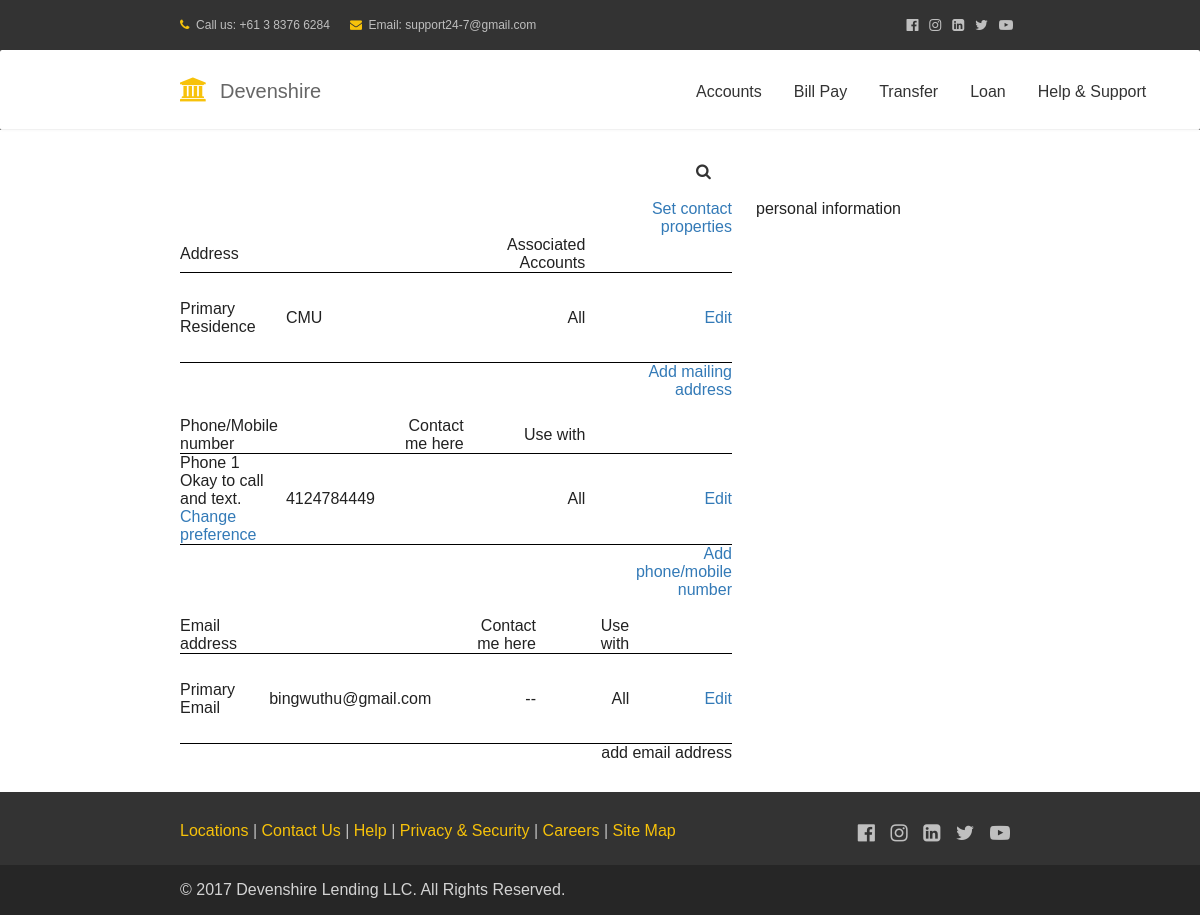
Page /profile/ (signed in) on the committed database.
### registration/models.py (models this page shows, shortened)
class TimeStampedModel(models.Model):
    created = models.DateTimeField(auto_now_add=True)
    modified = models.DateTimeField(auto_now=True)
    class Meta:
        abstract = True

class Profile(TimeStampedModel):
    user = models.OneToOneField(User, on_delete=models.CASCADE, related_name='profile')
    last_name = models.CharField(max_length=20, blank=False)
    first_name = models.CharField(max_length=20, blank=False)
    middle_name = models.CharField(max_length=20, blank=True, null=True)
    email = models.EmailField(max_length=32, blank=False)
    phone = models.CharField(max_length=32, blank=False)
    address = models.CharField(max_length=150, blank=False)
    date_of_birth = models.DateField(blank=False)
    GENDER_CHOICES = (
        ('M', 'Male'),
        ('F', 'Female'),
    )
    gender = models.CharField(max_length=1, choices=GENDER_CHOICES, blank=False)
    ssn = models.CharField(max_length=9, blank=False)
    USER_CHOICES = (
        ('C', 'client'),
        ('E', 'employee'),
    )
    type = models.CharField(max_length=1, choices=USER_CHOICES, blank=False)

### registration/views.py (the view)
# urls.py: url(r'^profile/$', views.profile, name="profile"),
@login_required
def profile(request):
    errors = []
    context = {}
    user = request.user
    try:
        user_profile = Profile.objects.get(user=user)
        context['profile'] = user_profile
    except:
        errors.append('No such profile')
    context['message'] = errors
    profile = user.profile
    context['first_name'] = profile.first_name
    context['last_name'] = profile.last_name
    context['middle_name'] = profile.middle_name
    context['email'] = profile.email
    context['phone'] = profile.phone
    context['address'] = profile.address
    context['dob'] = profile.date_of_birth
    context['gender'] = profile.gender
    context['ssn'] = profile.ssn
    return render(request, 'profile.html', context)

### registration/templates/profile.html
{% extends 'base.html' %}
{% block content %}
    <section style="margin-top:200px;" class="flat-row pd-contact-v1">
                <div class="container">
                    <div class="row">
                        <div class="col s8">
                            <table style = "width:100%; ">
                                <tr>
                                    <td width="15%" style="vertical-align: middle;"></td>
                                    <td width="20%" style="vertical-align: middle;"></td>
                                    <td width="15%" style="vertical-align: middle;"></td>
                                    <td width="25%" style="vertical-align: middle;"></td>
                                    <td width="20%" style="text-align: right;"><a href="#" style="color: #337ab7">Set contact properties</a></td>
                                </tr>
                                <tr style = "border-bottom:1pt solid black;">
                                    <td width="15%" style="vertical-align: middle;"><b>Address</b></td>
                                    <td width="20%" style="vertical-align: middle;"></td>
                                    <td width="15%" style="vertical-align: middle;"></td>
                                    <td width="25%" style="vertical-align: middle;"><b>Associated Accounts</b></td>
                                    <td width="20%" style="vertical-align: middle;"></td>
                                </tr>
                                <tr style = "border-bottom:1pt solid black; height: 90px">
                                    <td width="15%" style="vertical-align: middle;">Primary Residence</td>
                                    <td width="20%" style="vertical-align: middle;">{{ address }}</td>
                                    <td width="15%" style="vertical-align: middle;"></td>
                                    <td width="25%" style="vertical-align: middle;">All</td>
                                    <td width="20%" style="vertical-align: middle; text-align: right;"><a href="#" style="color: #337ab7">Edit</a></td>
                                </tr>
                                <tr>
                                    <td width="15%" style="vertical-align: middle;"></td>
                                    <td width="20%" style="vertical-align: middle;"></td>
                                    <td width="15%" style="vertical-align: middle;"></td>
                                    <td width="25%" style="vertical-align: middle;"></td>
                                    <td width="20%" style="text-align: right;"><a href="#" style="color: #337ab7">Add mailing address</a></td>
                                </tr>
                                <tr>
                                    <td width="15%" style="vertical-align: middle;">&nbsp;</td>
                                    <td width="20%" style="vertical-align: middle;">&nbsp;</td>
                                    <td width="15%" style="vertical-align: middle;">&nbsp;</td>
                                    <td width="25%" style="vertical-align: middle;">&nbsp;</td>
                                    <td width="20%" style="text-align: right;">&nbsp;</td>
                                </tr>
                                <tr style = "border-bottom:1pt solid black;">
                                    <td width="15%" style="vertical-align: middle;"><b>Phone/Mobile number</b></td>
                                    <td width="20%" style="vertical-align: middle;"></td>
                                    <td width="15%" style="vertical-align: middle;"><b>Contact me here</b></td>
                                    <td width="25%" style="vertical-align: middle;"><b>Use with</b></td>
                                    <td width="20%" style="vertical-align: middle;"></td>
                                </tr>
                                <tr>
                                    <td width="15%" style="vertical-align: middle;"><b>Phone 1</b></td>
                                    <td width="20%" style="vertical-align: middle;" rowspan="3">{{ phone }}</td>
                                    <td width="15%" style="vertical-align: middle;" rowspan="3"></td>
                                    <td width="25%" style="vertical-align: middle;" rowspan="3">All</td>
                                    <td width="20%" style="vertical-align: middle; text-align: right;" rowspan="3"><a href="#" style="color: #337ab7">Edit</a></td>
                                </tr>
                                <tr>
                                    <td width="15%" style="vertical-align: middle;">Okay to call and text.</td>
                                </tr>
                                <tr>
                                    <td width="15%" style="vertical-align: middle;"><a href="#" style="color: #337ab7">Change preference</a>
                                </tr>
                                <tr style = "border-top:1pt solid black;">
                                    <td width="15%" style="vertical-align: middle;"></td>
                                    <td width="20%" style="vertical-align: middle;"></td>
                                    <td width="15%" style="vertical-align: middle;"></td>
                                    <td width="25%" style="vertical-align: middle;"></td>
                                    <td width="20%" style="text-align: right;"><a href="#" style="color: #337ab7">Add phone/mobile number</a></td>
                                </tr>
                                <tr>
                                    <td width="15%" style="vertical-align: middle;">&nbsp;</td>
                                    <td width="20%" style="vertical-align: middle;">&nbsp;</td>
                                    <td width="15%" style="vertical-align: middle;">&nbsp;</td>
                                    <td width="25%" style="vertical-align: middle;">&nbsp;</td>
                                    <td width="20%" style="text-align: right;">&nbsp;</td>
                                </tr>
                            </table>
                            <table>
                                <tr style = "border-bottom:1pt solid black;">
                                    <td width="15%" style="vertical-align: middle;"><b>Email address</b></td>
                                    <td width="20%" style="vertical-align: middle;"></td>
                                    <td width="15%" style="vertical-align: middle;"><b>Contact me here</b></td>
                                    <td width="25%" style="vertical-align: middle;"><b>Use with</b></td>
                                    <td width="20%" style="vertical-align: middle;"></td>
                                </tr>
                                <tr style = "border-bottom:1pt solid black; height: 90px">
                                    <td width="15%" style="vertical-align: middle;"><b>Primary Email</b></td>
                                    <td width="20%" style="vertical-align: middle;">{{ email }}</td>
                                    <td width="15%" style="vertical-align: middle;">--</td>
                                    <td width="25%" style="vertical-align: middle;">All</td>
                                    <td width="20%" style="vertical-align: middle; text-align: right;"><a href="#" style="color: #337ab7">Edit</a></td>
                                </tr>
                            </table>
                            <p style="float:right">add email address</p>
                        </div>
                        <div class="col s4">
                            <h3>personal information</h3>
                        </div>
                    </div>
                </div>
            </section>
{% endblock %}

### account/static/account/css/style.css (style rules this page uses)
html,body,div,span,applet,object,iframe,h1,h2,h3,h4,h5,h6,p,blockquote,pre,a,abbr,acronym,address,big,cite,code,del,dfn,em,img,ins,kbd,q,s,samp,small,strike,strong,sub,sup,tt,var,b,u,i,dl,dt,dd,ol,nav ul,nav li,fieldset,form,label,legend,table,caption,tbody,tfoot,thead,tr,th,td,article,aside,canvas,details,embed,figure,figcaption,footer,header,hgroup,menu,nav,output,ruby,section,summary,time,mark,audio,video { margin:0;padding:0;border:0;font-size:100%;font:inherit;vertical-align:baseline; }
article, aside, details, figcaption, figure,footer, header, hgroup, menu, nav, section { display: block; }
table { border-collapse:collapse;border-spacing:0; }
a { text-decoration:none; }
html, body { font-size: 100%; background:url(../images/banner.jpg) no-repeat 0px 0px; background-size: cover; -webkit-background-size: cover; -moz-background-size: cover; -o-background-size: cover; -ms-background-size: cover; background-attachment: fixed; font-family: 'Raleway', sans-serif; }
h1,h2,h3,h4,h5,h6,input,p,a,select,button { font-family: 'Raleway', sans-serif; margin:0; }
body a:hover,body a { text-decoration:none; }
input[type="submit"],a { transition:.5s ease-in; -webkit-transition:.5s ease-in; -moz-transition:.5s ease-in; -o-transition:.5s ease-in; -ms-transition:.5s ease-in; }

### rows in the picture
Profile: address "CMU", phone "4124784449", email "bingwuthu@gmail.com"
